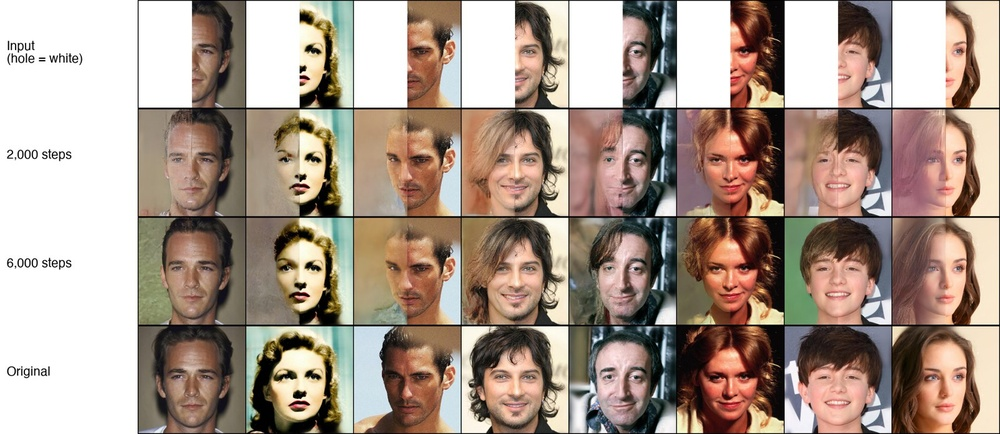
#> input picture assets/progress_half.jpg, 1000 x 434 px, shrunk from 1600 x 694 before the run
$ python make_mask.py --image ../assets/progress_half.jpg --out out.png
#> lines starting #> are read from the running program, lines starting #| are printed output that depends on the picture; after the words box and inside, x2 and y2 are one past the last pixel; in counts of white or black regions, pixels touching at a corner belong together
"""Create an inpainting mask for a local photo.

The output has the photo's size and is white where pixels are kept and black
where the model should fill in new content. Needs only Pillow.

Examples:
    python scripts/make_mask.py --image photo.jpg --out mask.png --kind box --size 0.35
    python scripts/make_mask.py --image photo.jpg --out mask.png --kind half
    python scripts/make_mask.py --image photo.jpg --out mask.png --kind random --hole-fraction 0.25 --seed 7
"""

from __future__ import annotations

import argparse
import random
from pathlib import Path

from PIL import Image, ImageChops, ImageDraw


def main() -> None:
    parser = argparse.ArgumentParser()
    parser.add_argument("--image", required=True)
    parser.add_argument("--out", required=True)
    parser.add_argument("--kind", choices=["box", "half", "random"], default="box")
    parser.add_argument("--size", type=float, default=0.35,
                        help="box side as a fraction of the shorter image side")
    parser.add_argument("--seed", type=int, default=0,
                        help="seed used for the reproducible irregular mask")
    parser.add_argument("--hole-fraction", type=float, default=0.25,
                        help="target fraction of pixels to fill for random masks")
    args = parser.parse_args()

    if not 0.05 <= args.size <= 0.95:
        raise SystemExit("--size must be between 0.05 and 0.95")
    if not 0.10 <= args.hole_fraction <= 0.60:
        raise SystemExit("--hole-fraction must be between 0.10 and 0.60")

    with Image.open(args.image) as source:
#> source is the input picture: PIL image 1000x434 RGB; mean R, G, B 168.3, 151.2, 139.2
        width, height = source.size
#> width = 1000; height = 434
    mask = Image.new("L", (width, height), 255)
#> mask: PIL image 1000x434 L; every value is 255
    draw = ImageDraw.Draw(mask)

    if args.kind == "box":
        side = int(min(width, height) * args.size)
#> side = 151
        left = (width - side) // 2
#> left = 424
        top = (height - side) // 2
#> top = 141
        draw.rectangle((left, top, left + side - 1, top + side - 1), fill=0)
    else:
        if args.kind == "half":
            draw.rectangle((width // 2, 0, width - 1, height - 1), fill=0)
        else:
            rng = random.Random(args.seed)
            # Several small overlapping ellipses/rectangles approximate
            # free-form brush damage. Build one candidate at a time and stop
            # near the requested hole fraction so a "random" mask does not
            # accidentally remove almost the entire image.
            short_side = min(width, height)
            hole_fraction = 0.0
            for _ in range(40):
                layer = Image.new("L", (width, height), 255)
                cx = rng.randint(width // 5, max(width // 5, 4 * width // 5))
                cy = rng.randint(height // 5, max(height // 5, 4 * height // 5))
                rw = rng.randint(max(8, short_side // 20), max(12, short_side // 8))
                rh = rng.randint(max(8, short_side // 20), max(12, short_side // 8))
                layer_draw = ImageDraw.Draw(layer)
                if rng.random() < 0.65:
                    layer_draw.ellipse((cx - rw, cy - rh, cx + rw, cy + rh), fill=0)
                else:
                    layer_draw.rounded_rectangle(
                        (cx - rw, cy - rh, cx + rw, cy + rh),
                        radius=max(2, min(rw, rh) // 3),
                        fill=0,
                    )
                candidate = ImageChops.darker(mask, layer)
                candidate_hole_fraction = sum(
                    pixel < 128 for pixel in candidate.getdata()
                ) / (width * height)
                if candidate_hole_fraction <= min(0.60, args.hole_fraction * 1.25):
                    mask = candidate
                    hole_fraction = candidate_hole_fraction
                if hole_fraction >= args.hole_fraction * 0.85:
                    break

    output = Path(args.out)
    output.parent.mkdir(parents=True, exist_ok=True)
    mask.save(output)
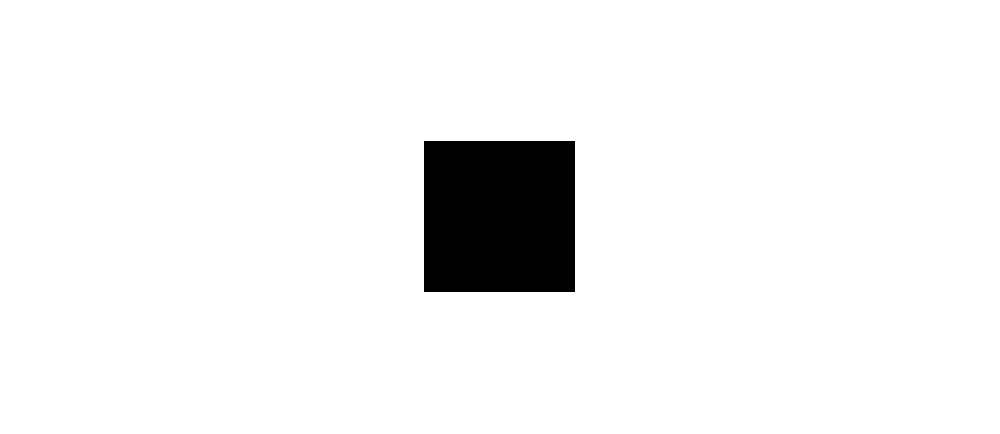
#> saved as out.png: PIL image 1000x434 L; 94.7% white; 1 black region, box (x1, y1, x2, y2) and area: (424, 141, 575, 292) 22801
    print(f"wrote {output} ({width}x{height}; black=fill, white=preserve; kind={args.kind})")
#| wrote out.png (1000x434; black=fill, white=preserve; kind=box)


if __name__ == "__main__":
    main()
